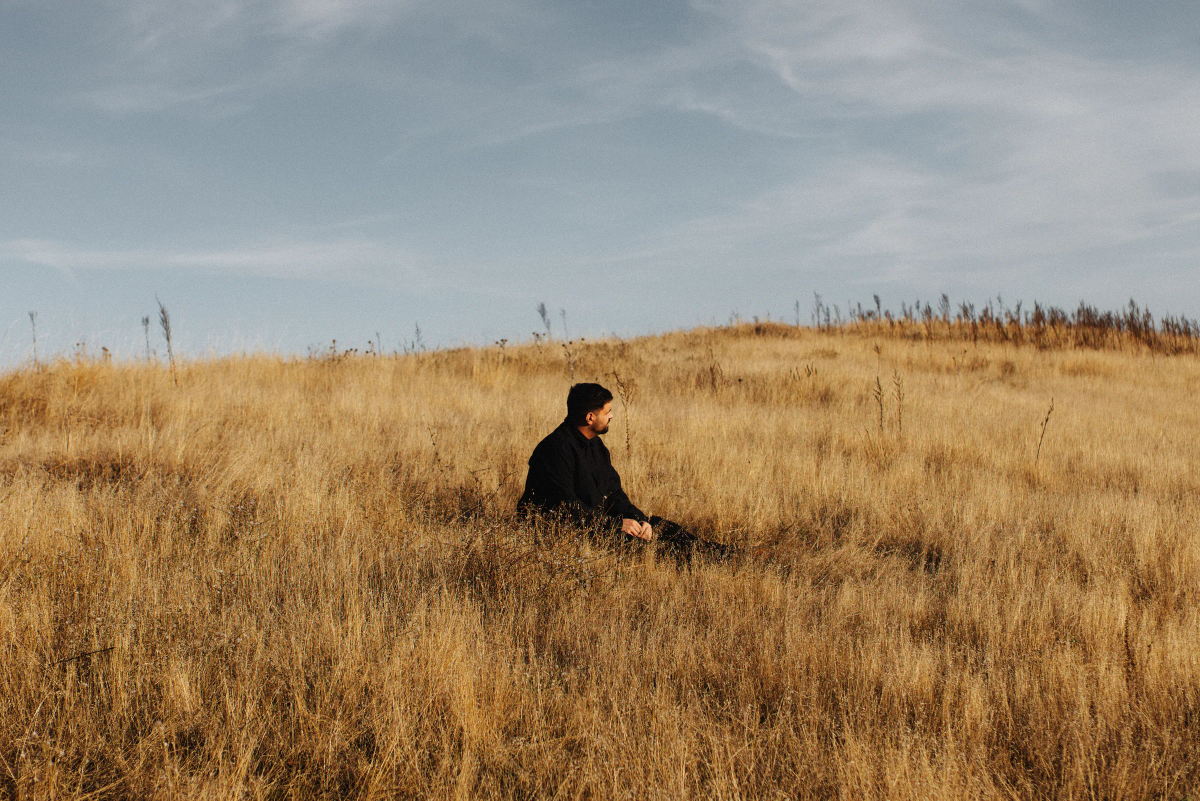
#> input picture assets/ih-all/04_projects/hofi-tarr-bela/357_0059.webp, 2400 x 1601 px (shown at 1/2 size)
$ python _optimize_images.py
#> lines starting #> are read from the running program, lines starting #| are printed output that depends on the picture
# -*- coding: utf-8 -*-
"""Generate -800 / -1600 width variants for every webp referenced by the site,
plus a 1200x630 og-image.jpg. Re-encodes at q=72 (method 6)."""
import re, os, glob, sys
from PIL import Image

ROOT = os.path.dirname(os.path.abspath(__file__))
PAT = re.compile(r'assets/[^"\'\s\\)\\?]+\.webp')

sources = ([os.path.join(ROOT, f) for f in ('index.html', 'Homepage v7.html')]
           + glob.glob(os.path.join(ROOT, 'work', '*.html'))
           + [os.path.join(ROOT, 'js', 'bundle.js'), os.path.join(ROOT, 'js', 'v6-data.js')])

refs = set()
for f in sources:
    try:
        txt = open(f, encoding='utf-8').read()
    except OSError:
        continue
    for m in PAT.findall(txt):
        refs.add(m)

made, skipped, errors = [], [], []
total_orig = total_new = 0

for rel in sorted(refs):
    src = os.path.join(ROOT, rel.replace('/', os.sep))
    if not os.path.isfile(src):
        errors.append('MISSING ' + rel)
        continue
    if re.search(r'-(800|1600)\.webp$', src):
        continue
    try:
        im = Image.open(src)
        ow, oh = im.size
    except Exception as e:
        errors.append('NODECODE %s (%s)' % (rel, e))
        continue
    osz = os.path.getsize(src)
    total_orig += osz
    for target in (800, 1600):
        out = src[:-5] + '-%d.webp' % target
        w = min(target, ow)
        h = round(oh * w / ow)
        if os.path.isfile(out):
            total_new += os.path.getsize(out)
            skipped.append(out)
            continue
        r = im.convert('RGB').resize((w, h), Image.LANCZOS) if w < ow else im.convert('RGB')
        r.save(out, 'WEBP', quality=72, method=6)
        nsz = os.path.getsize(out)
        # if "resized" file ended up bigger than original (tiny originals), keep original bytes
        if nsz >= osz and w == ow:
            import shutil
            shutil.copyfile(src, out)
            nsz = osz
        total_new += nsz
        made.append('%7.0f -> %6.0f KB  %s' % (osz / 1024, nsz / 1024, os.path.relpath(out, ROOT)))

# og image: 1200x630 centre crop from hero
hero = os.path.join(ROOT, 'assets', 'ih-all', '04_projects', 'hofi-tarr-bela', '357_0059.webp')
og_out = os.path.join(ROOT, 'assets', 'og-image.jpg')
im = Image.open(hero).convert('RGB')
#> im is the input picture: PIL image 2400x1601 RGB; mean R, G, B 154.6, 135.1, 109.7
ow, oh = im.size
#> ow = 2400; oh = 1601
ta = 1200 / 630
sa = ow / oh
#> sa = 1.5
if sa > ta:
    nw = round(oh * ta)
    box = ((ow - nw) // 2, 0, (ow + nw) // 2, oh)
else:
    nh = round(ow / ta)
#> nh = 1260
    box = (0, (oh - nh) // 2, ow, (oh + nh) // 2)
#> box = (0, 170, 2400, 1430)
im.crop(box).resize((1200, 630), Image.LANCZOS).save(og_out, 'JPEG', quality=80, optimize=True, progressive=True)
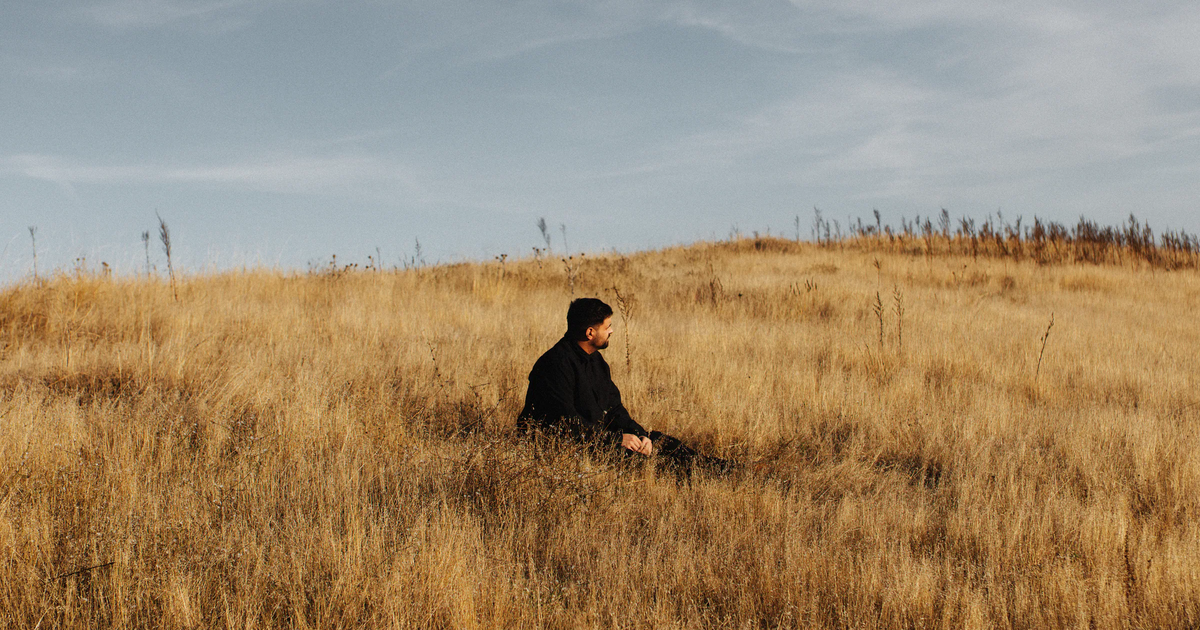
#> saved as og-image.jpg: PIL image 1200x630 RGB; mean R, G, B 159.2, 138.6, 111.2

print('refs: %d   variants written: %d   reused: %d' % (len(refs), len(made), len(skipped)))
print('orig total: %.1f MB   variant total: %.1f MB' % (total_orig / 1048576, total_new / 1048576))
print('og-image.jpg: %.0f KB' % (os.path.getsize(og_out) / 1024))
for e in errors:
    print(e)
for line in made[:60]:
    print(line)
